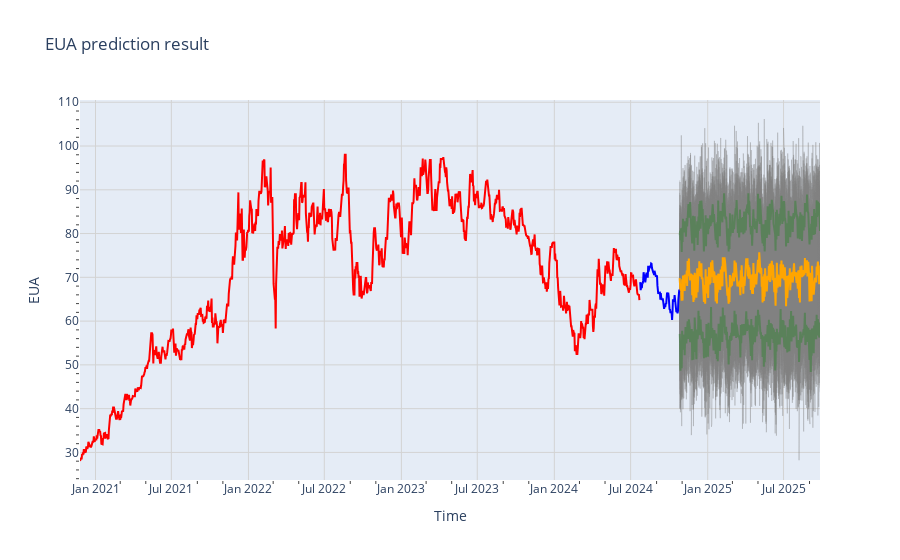

Notebook cell for this chart:
### Code cell
from script.post_processing import visual_recursive_future_prediction_plotly
visual_recursive_future_prediction_plotly(future_time, future_price_ensemble,
                                       train_test_split_date,
                                       df_all,
                                          
                                          index_of_data= 0, # 0 is EUA price
                                          name_of_data = 'EUA',
                                        decoration = {'xlabel': 'Time', 
                                                        'ylabel':'EUA', 
                                                        'title':'EUA prediction result',
                                                        'grid':'on'})

### Figure 1 — Plotly figure (JSON) as saved in the notebook; plotly's stock layout.template omitted (floating-point values rounded to 4 significant figures; data arrays with more than 128 entries replaced by an {"elided": "..."} marker saying what was removed)
{"data": [{"line": {"color": "gray", "width": 1}, "mode": "lines", "opacity": 0.3, "showlegend": false, "type": "scatter", "x": {"elided": "336 str values"}, "y": {"elided": "336 float values"}}, {"line": {"color": "gray", "width": 1}, "mode": "lines", "opacity": 0.3, "showlegend": false, "type": "scatter", "x": {"elided": "336 str values"}, "y": {"elided": "336 float values"}}, {"line": {"color": "gray", "width": 1}, "mode": "lines", "opacity": 0.3, "showlegend": false, "type": "scatter", "x": {"elided": "336 str values"}, "y": {"elided": "336 float values"}}, {"line": {"color": "gray", "width": 1}, "mode": "lines", "opacity": 0.3, "showlegend": false, "type": "scatter", "x": {"elided": "336 str values"}, "y": {"elided": "336 float values"}}, {"line": {"color": "gray", "width": 1}, "mode": "lines", "opacity": 0.3, "showlegend": false, "type": "scatter", "x": {"elided": "336 str values"}, "y": {"elided": "336 float values"}}, {"line": {"color": "gray", "width": 1}, "mode": "lines", "opacity": 0.3, "showlegend": false, "type": "scatter", "x": {"elided": "336 str values"}, "y": {"elided": "336 float values"}}, {"line": {"color": "gray", "width": 1}, "mode": "lines", "opacity": 0.3, "showlegend": false, "type": "scatter", "x": {"elided": "336 str values"}, "y": {"elided": "336 float values"}}, {"line": {"color": "gray", "width": 1}, "mode": "lines", "opacity": 0.3, "showlegend": false, "type": "scatter", "x": {"elided": "336 str values"}, "y": {"elided": "336 float values"}}, {"line": {"color": "gray", "width": 1}, "mode": "lines", "opacity": 0.3, "showlegend": false, "type": "scatter", "x": {"elided": "336 str values"}, "y": {"elided": "336 float values"}}, {"line": {"color": "gray", "width": 1}, "mode": "lines", "opacity": 0.3, "showlegend": false, "type": "scatter", "x": {"elided": "336 str values"}, "y": {"elided": "336 float values"}}, {"line": {"color": "gray", "width": 1}, "mode": "lines", "opacity": 0.3, "showlegend": false, "type": "scatter", "x": {"elided": "336 str values"}, "y": {"elided": "336 float values"}}, {"line": {"color": "gray", "width": 1}, "mode": "lines", "opacity": 0.3, "showlegend": false, "type": "scatter", "x": {"elided": "336 str values"}, "y": {"elided": "336 float values"}}, {"line": {"color": "gray", "width": 1}, "mode": "lines", "opacity": 0.3, "showlegend": false, "type": "scatter", "x": {"elided": "336 str values"}, "y": {"elided": "336 float values"}}, {"line": {"color": "gray", "width": 1}, "mode": "lines", "opacity": 0.3, "showlegend": false, "type": "scatter", "x": {"elided": "336 str values"}, "y": {"elided": "336 float values"}}, {"line": {"color": "gray", "width": 1}, "mode": "lines", "opacity": 0.3, "showlegend": false, "type": "scatter", "x": {"elided": "336 str values"}, "y": {"elided": "336 float values"}}, {"line": {"color": "gray", "width": 1}, "mode": "lines", "opacity": 0.3, "showlegend": false, "type": "scatter", "x": {"elided": "336 str values"}, "y": {"elided": "336 float values"}}, {"line": {"color": "gray", "width": 1}, "mode": "lines", "opacity": 0.3, "showlegend": false, "type": "scatter", "x": {"elided": "336 str values"}, "y": {"elided": "336 float values"}}, {"line": {"color": "gray", "width": 1}, "mode": "lines", "opacity": 0.3, "showlegend": false, "type": "scatter", "x": {"elided": "336 str values"}, "y": {"elided": "336 float values"}}, {"line": {"color": "gray", "width": 1}, "mode": "lines", "opacity": 0.3, "showlegend": false, "type": "scatter", "x": {"elided": "336 str values"}, "y": {"elided": "336 float values"}}, {"line": {"color": "gray", "width": 1}, "mode": "lines", "opacity": 0.3, "showlegend": false, "type": "scatter", "x": {"elided": "336 str values"}, "y": {"elided": "336 float values"}}, {"line": {"color": "gray", "width": 1}, "mode": "lines", "opacity": 0.3, "showlegend": false, "type": "scatter", "x": {"elided": "336 str values"}, "y": {"elided": "336 float values"}}, {"line": {"color": "gray", "width": 1}, "mode": "lines", "opacity": 0.3, "showlegend": false, "type": "scatter", "x": {"elided": "336 str values"}, "y": {"elided": "336 float values"}}, {"line": {"color": "gray", "width": 1}, "mode": "lines", "opacity": 0.3, "showlegend": false, "type": "scatter", "x": {"elided": "336 str values"}, "y": {"elided": "336 float values"}}, {"line": {"color": "gray", "width": 1}, "mode": "lines", "opacity": 0.3, "showlegend": false, "type": "scatter", "x": {"elided": "336 str values"}, "y": {"elided": "336 float values"}}, {"line": {"color": "gray", "width": 1}, "mode": "lines", "opacity": 0.3, "showlegend": false, "type": "scatter", "x": {"elided": "336 str values"}, "y": {"elided": "336 float values"}}, {"line": {"color": "gray", "width": 1}, "mode": "lines", "opacity": 0.3, "showlegend": false, "type": "scatter", "x": {"elided": "336 str values"}, "y": {"elided": "336 float values"}}, {"line": {"color": "gray", "width": 1}, "mode": "lines", "opacity": 0.3, "showlegend": false, "type": "scatter", "x": {"elided": "336 str values"}, "y": {"elided": "336 float values"}}, {"line": {"color": "gray", "width": 1}, "mode": "lines", "opacity": 0.3, "showlegend": false, "type": "scatter", "x": {"elided": "336 str values"}, "y": {"elided": "336 float values"}}, {"line": {"color": "gray", "width": 1}, "mode": "lines", "opacity": 0.3, "showlegend": false, "type": "scatter", "x": {"elided": "336 str values"}, "y": {"elided": "336 float values"}}, {"line": {"color": "gray", "width": 1}, "mode": "lines", "opacity": 0.3, "showlegend": false, "type": "scatter", "x": {"elided": "336 str values"}, "y": {"elided": "336 float values"}}, {"line": {"color": "gray", "width": 1}, "mode": "lines", "opacity": 0.3, "showlegend": false, "type": "scatter", "x": {"elided": "336 str values"}, "y": {"elided": "336 float values"}}, {"line": {"color": "gray", "width": 1}, "mode": "lines", "opacity": 0.3, "showlegend": false, "type": "scatter", "x": {"elided": "336 str values"}, "y": {"elided": "336 float values"}}, {"line": {"color": "gray", "width": 1}, "mode": "lines", "opacity": 0.3, "showlegend": false, "type": "scatter", "x": {"elided": "336 str values"}, "y": {"elided": "336 float values"}}, {"line": {"color": "gray", "width": 1}, "mode": "lines", "opacity": 0.3, "showlegend": false, "type": "scatter", "x": {"elided": "336 str values"}, "y": {"elided": "336 float values"}}, {"line": {"color": "gray", "width": 1}, "mode": "lines", "opacity": 0.3, "showlegend": false, "type": "scatter", "x": {"elided": "336 str values"}, "y": {"elided": "336 float values"}}, {"line": {"color": "gray", "width": 1}, "mode": "lines", "opacity": 0.3, "showlegend": false, "type": "scatter", "x": {"elided": "336 str values"}, "y": {"elided": "336 float values"}}, {"line": {"color": "gray", "width": 1}, "mode": "lines", "opacity": 0.3, "showlegend": false, "type": "scatter", "x": {"elided": "336 str values"}, "y": {"elided": "336 float values"}}, {"line": {"color": "gray", "width": 1}, "mode": "lines", "opacity": 0.3, "showlegend": false, "type": "scatter", "x": {"elided": "336 str values"}, "y": {"elided": "336 float values"}}, {"line": {"color": "gray", "width": 1}, "mode": "lines", "opacity": 0.3, "showlegend": false, "type": "scatter", "x": {"elided": "336 str values"}, "y": {"elided": "336 float values"}}, {"line": {"color": "gray", "width": 1}, "mode": "lines", "opacity": 0.3, "showlegend": false, "type": "scatter", "x": {"elided": "336 str values"}, "y": {"elided": "336 float values"}}, {"line": {"color": "gray", "width": 1}, "mode": "lines", "opacity": 0.3, "showlegend": false, "type": "scatter", "x": {"elided": "336 str values"}, "y": {"elided": "336 float values"}}, {"line": {"color": "gray", "width": 1}, "mode": "lines", "opacity": 0.3, "showlegend": false, "type": "scatter", "x": {"elided": "336 str values"}, "y": {"elided": "336 float values"}}, {"line": {"color": "gray", "width": 1}, "mode": "lines", "opacity": 0.3, "showlegend": false, "type": "scatter", "x": {"elided": "336 str values"}, "y": {"elided": "336 float values"}}, {"line": {"color": "gray", "width": 1}, "mode": "lines", "opacity": 0.3, "showlegend": false, "type": "scatter", "x": {"elided": "336 str values"}, "y": {"elided": "336 float values"}}, {"line": {"color": "gray", "width": 1}, "mode": "lines", "opacity": 0.3, "showlegend": false, "type": "scatter", "x": {"elided": "336 str values"}, "y": {"elided": "336 float values"}}, {"line": {"color": "gray", "width": 1}, "mode": "lines", "opacity": 0.3, "showlegend": false, "type": "scatter", "x": {"elided": "336 str values"}, "y": {"elided": "336 float values"}}, {"line": {"color": "gray", "width": 1}, "mode": "lines", "opacity": 0.3, "showlegend": false, "type": "scatter", "x": {"elided": "336 str values"}, "y": {"elided": "336 float values"}}, {"line": {"color": "gray", "width": 1}, "mode": "lines", "opacity": 0.3, "showlegend": false, "type": "scatter", "x": {"elided": "336 str values"}, "y": {"elided": "336 float values"}}, {"line": {"color": "gray", "width": 1}, "mode": "lines", "opacity": 0.3, "showlegend": false, "type": "scatter", "x": {"elided": "336 str values"}, "y": {"elided": "336 float values"}}, {"line": {"color": "gray", "width": 1}, "mode": "lines", "opacity": 0.3, "showlegend": false, "type": "scatter", "x": {"elided": "336 str values"}, "y": {"elided": "336 float values"}}, {"line": {"color": "gray", "width": 1}, "mode": "lines", "opacity": 0.3, "showlegend": false, "type": "scatter", "x": {"elided": "336 str values"}, "y": {"elided": "336 float values"}}, {"line": {"color": "gray", "width": 1}, "mode": "lines", "opacity": 0.3, "showlegend": false, "type": "scatter", "x": {"elided": "336 str values"}, "y": {"elided": "336 float values"}}, {"line": {"color": "gray", "width": 1}, "mode": "lines", "opacity": 0.3, "showlegend": false, "type": "scatter", "x": {"elided": "336 str values"}, "y": {"elided": "336 float values"}}, {"line": {"color": "gray", "width": 1}, "mode": "lines", "opacity": 0.3, "showlegend": false, "type": "scatter", "x": {"elided": "336 str values"}, "y": {"elided": "336 float values"}}, {"line": {"color": "gray", "width": 1}, "mode": "lines", "opacity": 0.3, "showlegend": false, "type": "scatter", "x": {"elided": "336 str values"}, "y": {"elided": "336 float values"}}, {"line": {"color": "gray", "width": 1}, "mode": "lines", "opacity": 0.3, "showlegend": false, "type": "scatter", "x": {"elided": "336 str values"}, "y": {"elided": "336 float values"}}, {"line": {"color": "gray", "width": 1}, "mode": "lines", "opacity": 0.3, "showlegend": false, "type": "scatter", "x": {"elided": "336 str values"}, "y": {"elided": "336 float values"}}, {"line": {"color": "gray", "width": 1}, "mode": "lines", "opacity": 0.3, "showlegend": false, "type": "scatter", "x": {"elided": "336 str values"}, "y": {"elided": "336 float values"}}, {"line": {"color": "gray", "width": 1}, "mode": "lines", "opacity": 0.3, "showlegend": false, "type": "scatter", "x": {"elided": "336 str values"}, "y": {"elided": "336 float values"}}, {"line": {"color": "gray", "width": 1}, "mode": "lines", "opacity": 0.3, "showlegend": false, "type": "scatter", "x": {"elided": "336 str values"}, "y": {"elided": "336 float values"}}, {"line": {"color": "gray", "width": 1}, "mode": "lines", "opacity": 0.3, "showlegend": false, "type": "scatter", "x": {"elided": "336 str values"}, "y": {"elided": "336 float values"}}, {"line": {"color": "gray", "width": 1}, "mode": "lines", "opacity": 0.3, "showlegend": false, "type": "scatter", "x": {"elided": "336 str values"}, "y": {"elided": "336 float values"}}, {"line": {"color": "gray", "width": 1}, "mode": "lines", "opacity": 0.3, "showlegend": false, "type": "scatter", "x": {"elided": "336 str values"}, "y": {"elided": "336 float values"}}, {"line": {"color": "gray", "width": 1}, "mode": "lines", "opacity": 0.3, "showlegend": false, "type": "scatter", "x": {"elided": "336 str values"}, "y": {"elided": "336 float values"}}, {"line": {"color": "gray", "width": 1}, "mode": "lines", "opacity": 0.3, "showlegend": false, "type": "scatter", "x": {"elided": "336 str values"}, "y": {"elided": "336 float values"}}, {"line": {"color": "gray", "width": 1}, "mode": "lines", "opacity": 0.3, "showlegend": false, "type": "scatter", "x": {"elided": "336 str values"}, "y": {"elided": "336 float values"}}, {"line": {"color": "gray", "width": 1}, "mode": "lines", "opacity": 0.3, "showlegend": false, "type": "scatter", "x": {"elided": "336 str values"}, "y": {"elided": "336 float values"}}, {"line": {"color": "gray", "width": 1}, "mode": "lines", "opacity": 0.3, "showlegend": false, "type": "scatter", "x": {"elided": "336 str values"}, "y": {"elided": "336 float values"}}, {"line": {"color": "gray", "width": 1}, "mode": "lines", "opacity": 0.3, "showlegend": false, "type": "scatter", "x": {"elided": "336 str values"}, "y": {"elided": "336 float values"}}, {"line": {"color": "gray", "width": 1}, "mode": "lines", "opacity": 0.3, "showlegend": false, "type": "scatter", "x": {"elided": "336 str values"}, "y": {"elided": "336 float values"}}, {"line": {"color": "gray", "width": 1}, "mode": "lines", "opacity": 0.3, "showlegend": false, "type": "scatter", "x": {"elided": "336 str values"}, "y": {"elided": "336 float values"}}, {"line": {"color": "gray", "width": 1}, "mode": "lines", "opacity": 0.3, "showlegend": false, "type": "scatter", "x": {"elided": "336 str values"}, "y": {"elided": "336 float values"}}, {"line": {"color": "gray", "width": 1}, "mode": "lines", "opacity": 0.3, "showlegend": false, "type": "scatter", "x": {"elided": "336 str values"}, "y": {"elided": "336 float values"}}, {"line": {"color": "gray", "width": 1}, "mode": "lines", "opacity": 0.3, "showlegend": false, "type": "scatter", "x": {"elided": "336 str values"}, "y": {"elided": "336 float values"}}, {"line": {"color": "gray", "width": 1}, "mode": "lines", "opacity": 0.3, "showlegend": false, "type": "scatter", "x": {"elided": "336 str values"}, "y": {"elided": "336 float values"}}, {"line": {"color": "gray", "width": 1}, "mode": "lines", "opacity": 0.3, "showlegend": false, "type": "scatter", "x": {"elided": "336 str values"}, "y": {"elided": "336 float values"}}, {"line": {"color": "gray", "width": 1}, "mode": "lines", "opacity": 0.3, "showlegend": false, "type": "scatter", "x": {"elided": "336 str values"}, "y": {"elided": "336 float values"}}, {"line": {"color": "gray", "width": 1}, "mode": "lines", "opacity": 0.3, "showlegend": false, "type": "scatter", "x": {"elided": "336 str values"}, "y": {"elided": "336 float values"}}, {"line": {"color": "gray", "width": 1}, "mode": "lines", "opacity": 0.3, "showlegend": false, "type": "scatter", "x": {"elided": "336 str values"}, "y": {"elided": "336 float values"}}, {"line": {"color": "gray", "width": 1}, "mode": "lines", "opacity": 0.3, "showlegend": false, "type": "scatter", "x": {"elided": "336 str values"}, "y": {"elided": "336 float values"}}, {"line": {"color": "gray", "width": 1}, "mode": "lines", "opacity": 0.3, "showlegend": false, "type": "scatter", "x": {"elided": "336 str values"}, "y": {"elided": "336 float values"}}, {"line": {"color": "gray", "width": 1}, "mode": "lines", "opacity": 0.3, "showlegend": false, "type": "scatter", "x": {"elided": "336 str values"}, "y": {"elided": "336 float values"}}, {"line": {"color": "gray", "width": 1}, "mode": "lines", "opacity": 0.3, "showlegend": false, "type": "scatter", "x": {"elided": "336 str values"}, "y": {"elided": "336 float values"}}, {"line": {"color": "gray", "width": 1}, "mode": "lines", "opacity": 0.3, "showlegend": false, "type": "scatter", "x": {"elided": "336 str values"}, "y": {"elided": "336 float values"}}, {"line": {"color": "gray", "width": 1}, "mode": "lines", "opacity": 0.3, "showlegend": false, "type": "scatter", "x": {"elided": "336 str values"}, "y": {"elided": "336 float values"}}, {"line": {"color": "gray", "width": 1}, "mode": "lines", "opacity": 0.3, "showlegend": false, "type": "scatter", "x": {"elided": "336 str values"}, "y": {"elided": "336 float values"}}, {"line": {"color": "gray", "width": 1}, "mode": "lines", "opacity": 0.3, "showlegend": false, "type": "scatter", "x": {"elided": "336 str values"}, "y": {"elided": "336 float values"}}, {"line": {"color": "gray", "width": 1}, "mode": "lines", "opacity": 0.3, "showlegend": false, "type": "scatter", "x": {"elided": "336 str values"}, "y": {"elided": "336 float values"}}, {"line": {"color": "gray", "width": 1}, "mode": "lines", "opacity": 0.3, "showlegend": false, "type": "scatter", "x": {"elided": "336 str values"}, "y": {"elided": "336 float values"}}, {"line": {"color": "gray", "width": 1}, "mode": "lines", "opacity": 0.3, "showlegend": false, "type": "scatter", "x": {"elided": "336 str values"}, "y": {"elided": "336 float values"}}, {"line": {"color": "gray", "width": 1}, "mode": "lines", "opacity": 0.3, "showlegend": false, "type": "scatter", "x": {"elided": "336 str values"}, "y": {"elided": "336 float values"}}, {"line": {"color": "gray", "width": 1}, "mode": "lines", "opacity": 0.3, "showlegend": false, "type": "scatter", "x": {"elided": "336 str values"}, "y": {"elided": "336 float values"}}, {"line": {"color": "gray", "width": 1}, "mode": "lines", "opacity": 0.3, "showlegend": false, "type": "scatter", "x": {"elided": "336 str values"}, "y": {"elided": "336 float values"}}, {"line": {"color": "gray", "width": 1}, "mode": "lines", "opacity": 0.3, "showlegend": false, "type": "scatter", "x": {"elided": "336 str values"}, "y": {"elided": "336 float values"}}, {"line": {"color": "gray", "width": 1}, "mode": "lines", "opacity": 0.3, "showlegend": false, "type": "scatter", "x": {"elided": "336 str values"}, "y": {"elided": "336 float values"}}, {"line": {"color": "gray", "width": 1}, "mode": "lines", "opacity": 0.3, "showlegend": false, "type": "scatter", "x": {"elided": "336 str values"}, "y": {"elided": "336 float values"}}, {"line": {"color": "gray", "width": 1}, "mode": "lines", "opacity": 0.3, "showlegend": false, "type": "scatter", "x": {"elided": "336 str values"}, "y": {"elided": "336 float values"}}, {"line": {"color": "gray", "width": 1}, "mode": "lines", "opacity": 0.3, "showlegend": false, "type": "scatter", "x": {"elided": "336 str values"}, "y": {"elided": "336 float values"}}, {"line": {"color": "gray", "width": 1}, "mode": "lines", "opacity": 0.3, "showlegend": false, "type": "scatter", "x": {"elided": "336 str values"}, "y": {"elided": "336 float values"}}, {"line": {"color": "gray", "width": 1}, "mode": "lines", "opacity": 0.3, "showlegend": false, "type": "scatter", "x": {"elided": "336 str values"}, "y": {"elided": "336 float values"}}, {"line": {"color": "orange"}, "mode": "lines", "name": "P50", "type": "scatter", "x": {"elided": "336 str values"}, "y": {"elided": "336 float values"}}, {"line": {"color": "green"}, "mode": "lines", "name": "P10", "opacity": 0.3, "type": "scatter", "x": {"elided": "336 str values"}, "y": {"elided": "336 float values"}}, {"line": {"color": "green"}, "mode": "lines", "name": "P90", "opacity": 0.3, "type": "scatter", "x": {"elided": "336 str values"}, "y": {"elided": "336 float values"}}, {"line": {"color": "red"}, "mode": "lines", "name": "History (train)", "type": "scatter", "x": {"elided": "1336 str values"}, "y": {"elided": "1336 float values"}}, {"line": {"color": "blue"}, "mode": "lines", "name": "History (validation)", "type": "scatter", "x": ["2024-07-24T00:00:00", "2024-07-25T00:00:00", "2024-07-26T00:00:00", "2024-07-27T00:00:00", "2024-07-28T00:00:00", "2024-07-29T00:00:00", "2024-07-30T00:00:00", "2024-07-31T00:00:00", "2024-08-01T00:00:00", "2024-08-02T00:00:00", "2024-08-03T00:00:00", "2024-08-04T00:00:00", "2024-08-05T00:00:00", "2024-08-06T00:00:00", "2024-08-07T00:00:00", "2024-08-08T00:00:00", "2024-08-09T00:00:00", "2024-08-10T00:00:00", "2024-08-11T00:00:00", "2024-08-12T00:00:00", "2024-08-13T00:00:00", "2024-08-14T00:00:00", "2024-08-15T00:00:00", "2024-08-16T00:00:00", "2024-08-17T00:00:00", "2024-08-18T00:00:00", "2024-08-19T00:00:00", "2024-08-20T00:00:00", "2024-08-21T00:00:00", "2024-08-22T00:00:00", "2024-08-23T00:00:00", "2024-08-24T00:00:00", "2024-08-25T00:00:00", "2024-08-26T00:00:00", "2024-08-27T00:00:00", "2024-08-28T00:00:00", "2024-08-29T00:00:00", "2024-08-30T00:00:00", "2024-08-31T00:00:00", "2024-09-01T00:00:00", "2024-09-02T00:00:00", "2024-09-03T00:00:00", "2024-09-04T00:00:00", "2024-09-05T00:00:00", "2024-09-06T00:00:00", "2024-09-07T00:00:00", "2024-09-08T00:00:00", "2024-09-09T00:00:00", "2024-09-10T00:00:00", "2024-09-11T00:00:00", "2024-09-12T00:00:00", "2024-09-13T00:00:00", "2024-09-14T00:00:00", "2024-09-15T00:00:00", "2024-09-16T00:00:00", "2024-09-17T00:00:00", "2024-09-18T00:00:00", "2024-09-19T00:00:00", "2024-09-20T00:00:00", "2024-09-21T00:00:00", "2024-09-22T00:00:00", "2024-09-23T00:00:00", "2024-09-24T00:00:00", "2024-09-25T00:00:00", "2024-09-26T00:00:00", "2024-09-27T00:00:00", "2024-09-28T00:00:00", "2024-09-29T00:00:00", "2024-09-30T00:00:00", "2024-10-01T00:00:00", "2024-10-02T00:00:00", "2024-10-03T00:00:00", "2024-10-04T00:00:00", "2024-10-05T00:00:00", "2024-10-06T00:00:00", "2024-10-07T00:00:00", "2024-10-08T00:00:00", "2024-10-09T00:00:00", "2024-10-10T00:00:00", "2024-10-11T00:00:00", "2024-10-12T00:00:00", "2024-10-13T00:00:00", "2024-10-14T00:00:00", "2024-10-15T00:00:00", "2024-10-16T00:00:00", "2024-10-17T00:00:00", "2024-10-18T00:00:00", "2024-10-19T00:00:00", "2024-10-20T00:00:00", "2024-10-21T00:00:00", "2024-10-22T00:00:00", "2024-10-23T00:00:00", "2024-10-24T00:00:00", "2024-10-25T00:00:00", "2024-10-26T00:00:00"], "y": [68.9, 67.08, 67.71, 67.71, 67.71, 68.78, 68.58, 69.24, 71.17, 70.44, 70.44, 70.44, 68.86, 69.92, 70.57, 71.06, 70.14, 70.14, 70.14, 72.65, 71.29, 71.87, 72.11, 72.52, 72.52, 72.52, 73.14, 73.07, 72.14, 71.57, 71.13, 71.13, 71.13, 70.49, 71.49, 70.77, 71.06, 70.3, 70.3, 70.3, 70.43, 68.16, 67, 66.2, 66.5, 66.5, 66.5, 66.52, 64.92, 66.4, 65.45, 64.99, 64.99, 64.99, 64.99, 64.34, 63.7, 62.82, 63.39, 63.39, 63.39, 64.1, 63.87, 65.24, 66.52, 66.33, 66.33, 66.33, 65.56, 63.61, 62.6, 62.76, 62.05, 62.05, 62.05, 61.76, 60.29, 62.01, 65, 64.62, 64.62, 64.62, 65.97, 65.09, 63.03, 62.98, 62.28, 62.28, 62.28, 61.76, 62.25, 64.89, 66.63, 66.97, 66.97]}], "layout": {"showlegend": false, "title": {"text": "EUA prediction result"}, "xaxis": {"gridcolor": "lightgray", "minor": {"ticks": "outside"}, "showgrid": true, "title": {"text": "Time"}}, "yaxis": {"gridcolor": "lightgray", "minor": {"ticks": "outside"}, "showgrid": true, "title": {"text": "EUA"}}}}
